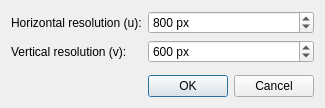
<?xml version="1.0" encoding="UTF-8"?>
<ui version="4.0">
 <class>ChangeResolutionDialog</class>
 <widget class="QDialog" name="ChangeResolutionDialog">
  <property name="geometry">
   <rect>
    <x>0</x>
    <y>0</y>
    <width>310</width>
    <height>103</height>
   </rect>
  </property>
  <property name="windowTitle">
   <string>Set resolution</string>
  </property>
  <layout class="QFormLayout" name="formLayout">
   <item row="1" column="0">
    <widget class="QLabel" name="label">
     <property name="text">
      <string>Horizontal resolution (u):</string>
     </property>
    </widget>
   </item>
   <item row="1" column="1">
    <widget class="QSpinBox" name="resU">
     <property name="suffix">
      <string> px</string>
     </property>
     <property name="minimum">
      <number>320</number>
     </property>
     <property name="maximum">
      <number>32000</number>
     </property>
     <property name="singleStep">
      <number>10</number>
     </property>
     <property name="value">
      <number>800</number>
     </property>
    </widget>
   </item>
   <item row="2" column="0">
    <widget class="QLabel" name="label_2">
     <property name="text">
      <string>Vertical resolution (v):</string>
     </property>
    </widget>
   </item>
   <item row="2" column="1">
    <widget class="QSpinBox" name="resV">
     <property name="suffix">
      <string> px</string>
     </property>
     <property name="minimum">
      <number>240</number>
     </property>
     <property name="maximum">
      <number>24000</number>
     </property>
     <property name="singleStep">
      <number>10</number>
     </property>
     <property name="value">
      <number>600</number>
     </property>
    </widget>
   </item>
   <item row="4" column="1">
    <widget class="QDialogButtonBox" name="buttonBox">
     <property name="orientation">
      <enum>Qt::Horizontal</enum>
     </property>
     <property name="standardButtons">
      <set>QDialogButtonBox::Cancel|QDialogButtonBox::Ok</set>
     </property>
    </widget>
   </item>
   <item row="3" column="0" colspan="2">
    <spacer name="verticalSpacer">
     <property name="orientation">
      <enum>Qt::Vertical</enum>
     </property>
     <property name="sizeType">
      <enum>QSizePolicy::Expanding</enum>
     </property>
     <property name="sizeHint" stdset="0">
      <size>
       <width>20</width>
       <height>40</height>
      </size>
     </property>
    </spacer>
   </item>
  </layout>
 </widget>
 <resources/>
 <connections>
  <connection>
   <sender>buttonBox</sender>
   <signal>accepted()</signal>
   <receiver>ChangeResolutionDialog</receiver>
   <slot>accept()</slot>
   <hints>
    <hint type="sourcelabel">
     <x>248</x>
     <y>254</y>
    </hint>
    <hint type="destinationlabel">
     <x>157</x>
     <y>274</y>
    </hint>
   </hints>
  </connection>
  <connection>
   <sender>buttonBox</sender>
   <signal>rejected()</signal>
   <receiver>ChangeResolutionDialog</receiver>
   <slot>reject()</slot>
   <hints>
    <hint type="sourcelabel">
     <x>316</x>
     <y>260</y>
    </hint>
    <hint type="destinationlabel">
     <x>286</x>
     <y>274</y>
    </hint>
   </hints>
  </connection>
 </connections>
</ui>
